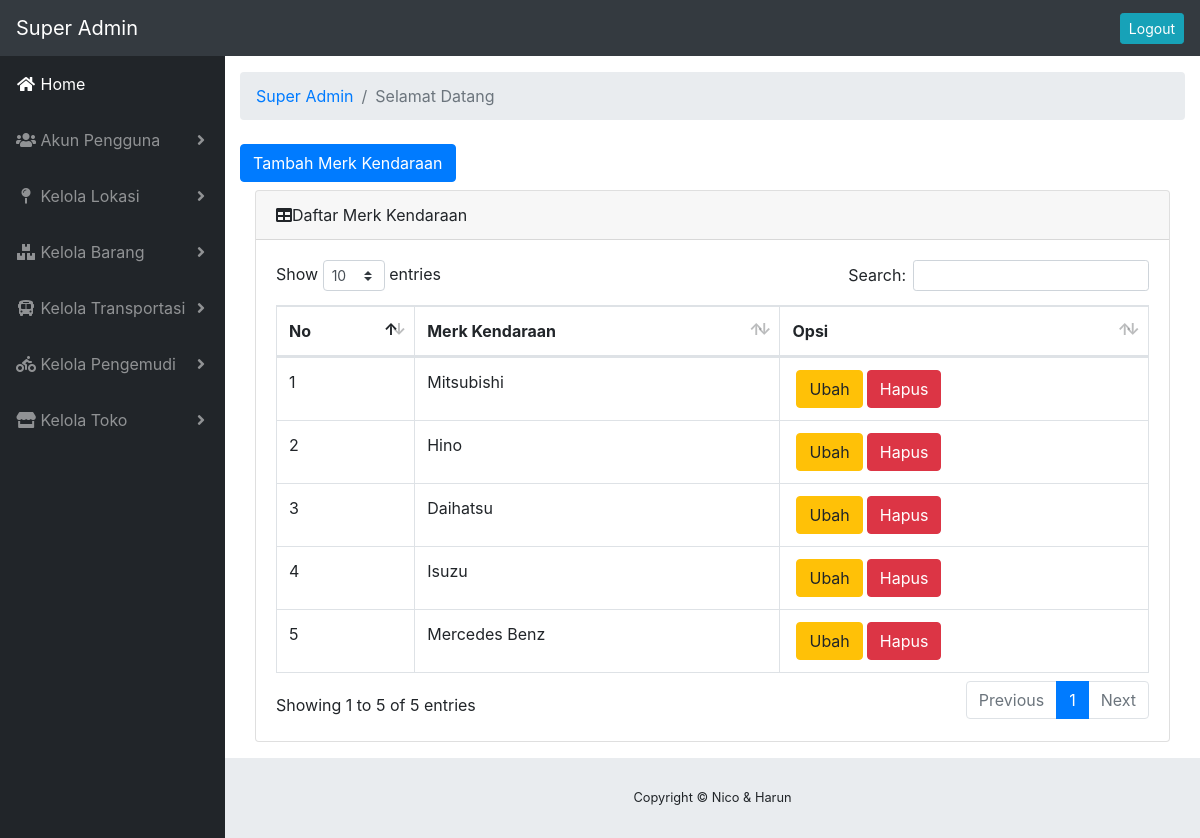
Screenshot of /index.php/sa/sa_kendaraan/tampil_mkendaraan with the database file from the repository.
### tables this page shows
CREATE TABLE `merk_kendaraan` (
  `id_merk_kendaraan` varchar(7) NOT NULL,
  `nama_mk` varchar(25) NOT NULL
);

### application/controllers/sa/sa_kendaraan.php (called while the page is built, shortened)
<?php
class sa_kendaraan extends CI_Controller
{
    function __construct()
    {
        $this->load->model('mkendaraan');
        $this->load->model('nkendaraan');
        $this->load->model('kendaraan');
        $this->load->model('pengemudi');
    }
    function tampil_mkendaraan()
    {
        $d = [
            'name'      => $this->session->userdata('nama'),
            'mkendaraan'      => $this->mkendaraan->data_mkendaraan()
        ];
        $this->load->view('layouts/sa/header', $d);
        $this->load->view('layouts/sa/navigation');
        $this->load->view('superA/transportasi/mkendaraan/index', $d);
        $this->load->view('layouts/sa/footer');
    }
}

### index.php (called while the page is built, shortened)
<?php
require_once BASEPATH.'core/CodeIgniter.php';

### application/models/mkendaraan.php (called while the page is built, shortened)
<?php
class mkendaraan extends CI_Model
{
    public function data_mkendaraan()
    {
        return $this->db->get('merk_kendaraan')->result_array();
    }
}

### application/views/superA/transportasi/mkendaraan/index.php (the view, shortened to what this page needs)
<div class="container-fluid">
    <ol class="breadcrumb">
        <li class="breadcrumb-item">
            <a href="<?= site_url('sa/sa_halaman'); ?>">Super Admin</a>
        </li>
        <li class="breadcrumb-item active">Selamat Datang <?= $name; ?></li>
    </ol>
    <div class="row-mx">
        <div class="col-my-6">
            <a href="<?php echo site_url('sa/sa_kendaraan/tambah_mkendaraan'); ?>" class="btn btn-primary my-2">Tambah Merk Kendaraan</a>
        </div>
    </div>
    <div class="container-fluid">
        <div class="card mb-3">
            <div class="card-header"><i class="fas fa-table"></i>Daftar Merk Kendaraan</div>
            <div class="card-body">
                <div class="table-responsive">
                    <table class="table table-bordered" id="dataTable" width="100%" cellspacing="0">
                        <thead>
                            <tr>
                                <th>No</th>
                                <th>Merk Kendaraan</th>
                                <th>Opsi</th>
                            </tr>
                        </thead>
                        <tbody>
                            <?php
                            $no = 1;
                            foreach ($mkendaraan as $mk) {
                                ?>
                                <tr>
                                    <td><?= $no++ ?></td>
                                    <td><?= $mk['nama_mk'] ?></td>
                                    <td><a href="<?= site_url('sa/sa_kendaraan/ubah_mkendaraan/' . $mk['id_merk_kendaraan']); ?>" class="btn btn-warning mx-1">Ubah</a><a href="<?= site_url('sa/sa_kendaraan/hapus_mkendaraan/' . $mk['id_merk_kendaraan']); ?>" class="btn btn-danger" onclick="return confirm('Yakin Menghapus Data <?= $mk['nama_mk']; ?>')">Hapus</a></td>
                                </tr>
                            <?php } ?>
                        </tbody>
                    </table>
                </div>
            </div>
        </div>
    </div>

### rows the page displays
merk_kendaraan: nama_mk "Mitsubishi"
merk_kendaraan: nama_mk "Hino"
merk_kendaraan: nama_mk "Daihatsu"
merk_kendaraan: nama_mk "Isuzu"
merk_kendaraan: nama_mk "Mercedes Benz"
